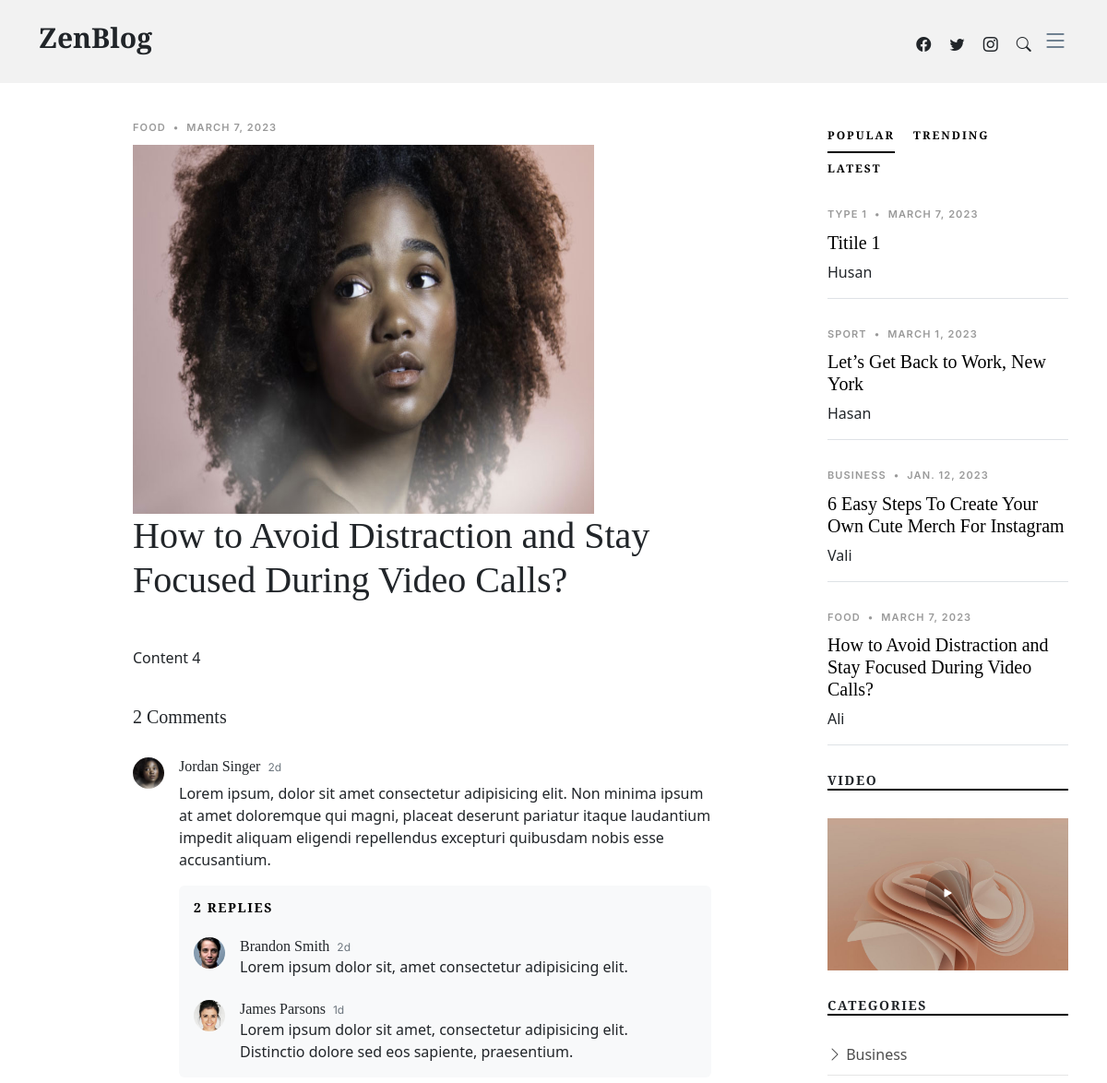
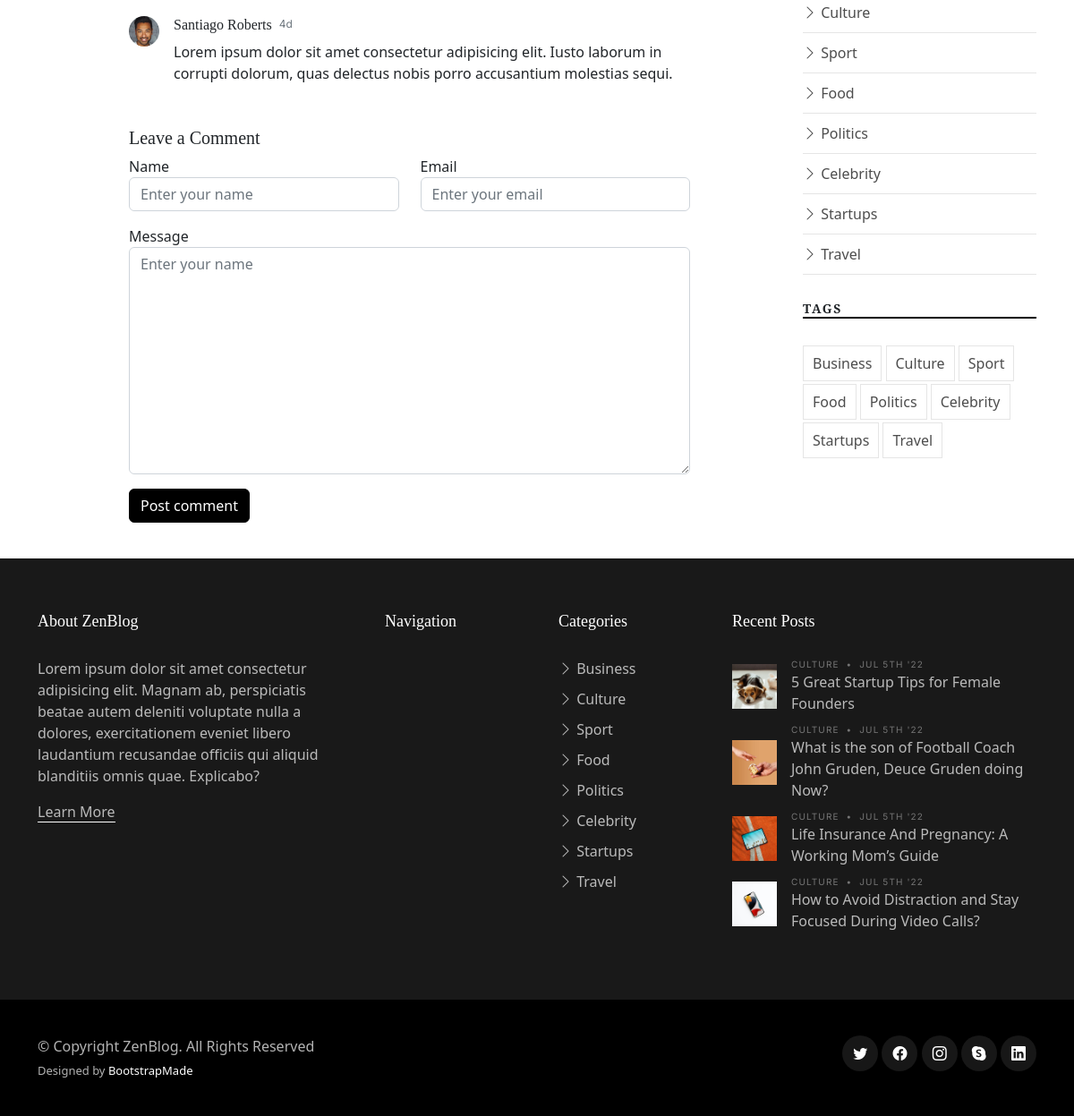
The app's page /single-post/4 with its own data (2 pictures, top to bottom).
### main/models.py (models this page shows, shortened)
class Blog(models.Model):
    title = models.CharField(max_length=100)
    type = models.CharField(max_length=100)
    date = models.DateField(default=datetime.date.today())
    img = models.ImageField()
    content = models.TextField()
    author = models.CharField(max_length=100, default='')

### main/views.py (the view)
# urls.py: path('single-post/<int:pk>', singlepost, name='singlepost')
def singlepost(request, pk):
    blogs = Blog.objects.all()
    oneblog = Blog.objects.get(pk=pk)
    context = {
        'oneblog': oneblog,
        'blogs': blogs
    }
    return render(request, 'main/single-post.html', context)

### main/templates/main/single-post.html (shortened to what this page needs)
{% extends 'main/base.html' %}
{% block content %}
<main id="main">
    <section class="single-post-content">
      <div class="container">
        <div class="row">
          <div class="col-md-9 post-content" data-aos="fade-up">
            <div class="single-post">
              <div class="post-meta"><span class="date">{{oneblog.type}}</span> <span class="mx-1">&bullet;</span> <span>{{oneblog.date}}</span></div>
              <img src="{{oneblog.img.url}}" width="500" height="400">
              <h1 class="mb-5">{{oneblog.title}}</h1>
              <p>{{oneblog.content}}</p>
            </div>
            <div class="comments">
              <h5 class="comment-title py-4">2 Comments</h5>
              <div class="comment d-flex mb-4">
                <div class="flex-shrink-0">
                  <div class="avatar avatar-sm rounded-circle">
                    <img class="avatar-img img-fluid" src="{{oneblog.img.url}}" alt="" >
                  </div>
                </div>
                <div class="flex-grow-1 ms-2 ms-sm-3">
                  <div class="comment-meta d-flex align-items-baseline">
                    <h6 class="me-2">Jordan Singer</h6>
                    <span class="text-muted">2d</span>
                  </div>
                  <div class="comment-body">
                    Lorem ipsum, dolor sit amet consectetur adipisicing elit. Non minima ipsum at amet doloremque qui magni, placeat deserunt pariatur itaque laudantium impedit aliquam eligendi repellendus excepturi quibusdam nobis esse accusantium.
                  </div>
                  <div class="comment-replies bg-light p-3 mt-3 rounded">
                    <h6 class="comment-replies-title mb-4 text-muted text-uppercase">2 replies</h6>
                    <div class="reply d-flex mb-4">
                      <div class="flex-shrink-0">
                        <div class="avatar avatar-sm rounded-circle">
                          <img class="avatar-img" src="assets/img/person-4.jpg" alt="" class="img-fluid">
                        </div>
                      </div>
                      <div class="flex-grow-1 ms-2 ms-sm-3">
                        <div class="reply-meta d-flex align-items-baseline">
                          <h6 class="mb-0 me-2">Brandon Smith</h6>
                          <span class="text-muted">2d</span>
                        </div>
                        <div class="reply-body">
                          Lorem ipsum dolor sit, amet consectetur adipisicing elit.
                        </div>
                      </div>
                    </div>
                    <div class="reply d-flex">
                      <div class="flex-shrink-0">
                        <div class="avatar avatar-sm rounded-circle">
                          <img class="avatar-img" src="assets/img/person-3.jpg" alt="" class="img-fluid">
                        </div>
                      </div>
                      <div class="flex-grow-1 ms-2 ms-sm-3">
                        <div class="reply-meta d-flex align-items-baseline">
                          <h6 class="mb-0 me-2">James Parsons</h6>
                          <span class="text-muted">1d</span>
                        </div>
                        <div class="reply-body">
                          Lorem ipsum dolor sit amet, consectetur adipisicing elit. Distinctio dolore sed eos sapiente, praesentium.
                        </div>
                      </div>
                    </div>
                  </div>
                </div>
              </div>
              <div class="comment d-flex">
                <div class="flex-shrink-0">
                  <div class="avatar avatar-sm rounded-circle">
                    <img class="avatar-img" src="assets/img/person-2.jpg" alt="" class="img-fluid">
                  </div>
                </div>
                <div class="flex-shrink-1 ms-2 ms-sm-3">
                  <div class="comment-meta d-flex">
                    <h6 class="me-2">Santiago Roberts</h6>
                    <span class="text-muted">4d</span>
                  </div>
                  <div class="comment-body">
                    Lorem ipsum dolor sit amet consectetur adipisicing elit. Iusto laborum in corrupti dolorum, quas delectus nobis porro accusantium molestias sequi.
                  </div>
                </div>
              </div>
            </div>
            <div class="row justify-content-center mt-5">
              <div class="col-lg-12">
                <h5 class="comment-title">Leave a Comment</h5>
                <div class="row">
                  <div class="col-lg-6 mb-3">
                    <label for="comment-name">Name</label>
                    <input type="text" class="form-control" id="comment-name" placeholder="Enter your name">
                  </div>
                  <div class="col-lg-6 mb-3">
                    <label for="comment-email">Email</label>
                    <input type="text" class="form-control" id="comment-email" placeholder="Enter your email">
                  </div>
                  <div class="col-12 mb-3">
                    <label for="comment-message">Message</label>
                    <textarea class="form-control" id="comment-message" placeholder="Enter your name" cols="30" rows="10"></textarea>
                  </div>
                  <div class="col-12">
                    <input type="submit" class="btn btn-primary" value="Post comment">
                  </div>
                </div>
              </div>
            </div>
          </div>
          <div class="col-md-3">
            <div class="aside-block">
              <ul class="nav nav-pills custom-tab-nav mb-4" id="pills-tab" role="tablist">
                <li class="nav-item" role="presentation">
                  <button class="nav-link active" id="pills-popular-tab" data-bs-toggle="pill" data-bs-target="#pills-popular" type="button" role="tab" aria-controls="pills-popular" aria-selected="true">Popular</button>
                </li>
                <li class="nav-item" role="presentation">
                  <button class="nav-link" id="pills-trending-tab" data-bs-toggle="pill" data-bs-target="#pills-trending" type="button" role="tab" aria-controls="pills-trending" aria-selected="false">Trending</button>
                </li>
                <li class="nav-item" role="presentation">
                  <button class="nav-link" id="pills-latest-tab" data-bs-toggle="pill" data-bs-target="#pills-latest" type="button" role="tab" aria-controls="pills-latest" aria-selected="false">Latest</button>
                </li>
              </ul>
              <div class="tab-content" id="pills-tabContent">
                <div class="tab-pane fade show active" id="pills-popular" role="tabpanel" aria-labelledby="pills-popular-tab">
                  {% for i in blogs %}
                  <div class="post-entry-1 border-bottom">
                    <div class="post-meta"><span class="date">{{i.type}}</span> <span class="mx-1">&bullet;</span> <span>{{i.date}}</span></div>
                    <h2 class="mb-2"><a href="{% url 'singlepost' i.id %}">{{i.title}}</a></h2>
                    <span class="author mb-3 d-block">{{i.author}}</span>
                  </div>
                  {% endfor %}
                </div>
              </div>
            </div>
            <div class="aside-block">
              <h3 class="aside-title">Video</h3>
              <div class="video-post">
                <a href="https://www.youtube.com/watch?v=AiFfDjmd0jU" class="glightbox link-video">
                  <span class="bi-play-fill"></span>
                  <img src="assets/img/post-landscape-5.jpg" alt="" class="img-fluid">
                </a>
              </div>
            </div>
            <div class="aside-block">
              <h3 class="aside-title">Categories</h3>
              <ul class="aside-links list-unstyled">
                <li><a href="category.html"><i class="bi bi-chevron-right"></i> Business</a></li>
                <li><a href="category.html"><i class="bi bi-chevron-right"></i> Culture</a></li>
                <li><a href="category.html"><i class="bi bi-chevron-right"></i> Sport</a></li>
                <li><a href="category.html"><i class="bi bi-chevron-right"></i> Food</a></li>
                <li><a href="category.html"><i class="bi bi-chevron-right"></i> Politics</a></li>
                <li><a href="category.html"><i class="bi bi-chevron-right"></i> Celebrity</a></li>
                <li><a href="category.html"><i class="bi bi-chevron-right"></i> Startups</a></li>
                <li><a href="category.html"><i class="bi bi-chevron-right"></i> Travel</a></li>
              </ul>
            </div>
            <div class="aside-block">
              <h3 class="aside-title">Tags</h3>
              <ul class="aside-tags list-unstyled">
                <li><a href="category.html">Business</a></li>
                <li><a href="category.html">Culture</a></li>
                <li><a href="category.html">Sport</a></li>
                <li><a href="category.html">Food</a></li>
                <li><a href="category.html">Politics</a></li>
                <li><a href="category.html">Celebrity</a></li>
                <li><a href="category.html">Startups</a></li>
                <li><a href="category.html">Travel</a></li>
              </ul>
            </div>
          </div>
        </div>
      </div>
    </section>
  </main>
{% endblock %}

### main/static/main/assets/css/variables.css (style rules this page uses)
:root { --font-default: 'EB Garamond', system-ui, -apple-system, "Segoe UI", Roboto, "Helvetica Neue", Arial, "Noto Sans", "Liberation Sans", sans-serif, "Apple Color Emoji", "Segoe UI Emoji", "Segoe UI Symbol", "Noto Color Emoji"; --font-primary: 'EB Garamond', serif; --font-secondary: 'Inter', sans-serif; --color-default: #212529; --color-default-rgb: 33, 37, 41; --color-links: #212529; --color-links-hover: #15171a; --color-primary: #212529; --color-primary-light: #26282c; --color-primary-dark: #0b0c0e; --color-primary-rgb: 33, 37, 41; --color-primary-light-rgb: 38, 40, 44; --color-primary-dark-rgb: 11, 12, 14; --color-secondary: #596d80; --color-secondary-light: #8498aa; --color-secondary-dark: #404f5c; --color-secondary-rgb: 89, 109, 128; --color-secondary-light-rgb: 132, 152, 170; --color-secondary-dark-rgb: 64, 79, 92; --color-blue: #0d6efd; --color-blue-rgb: 13, 110, 253; --color-indigo: #6610f2; --color-indigo-rgb: 102, 16, 242; --color-purple: #6f42c1; --color-purple-rgb: 111, 66, 193; --color-pink: #f3268c; --color-pink-rgb: 243, 38, 140; --color-red: #df1529; --color-red-rgb: 223, 21, 4; --color-orange: #fd7e14; --color-orange-rgb: 253, 126, 20; --color-yellow: #ffc107; --color-yellow-rgb: 255, 193, 7; --color-green: #059652; --color-green-rgb: 5, 150, 82; --color-teal: #20c997; --color-teal-rgb: 32, 201, 151; --color-cyan: #0dcaf0; --color-cyan-rgb: 13, 202, 240; --color-white: #ffffff; --color-white-rgb: 255, 255, 255; --color-gray: #6c757d; --color-gray-rgb: 108, 117, 125; --color-black: #000000; --color-black-rgb: 0, 0, 0; }
:root { --bs-blue: var(--color-blue); --bs-indigo: var(--color-indigo); --bs-purple: var(--color-purple); --bs-pink: var(--color-pink); --bs-red: var(--color-red); --bs-orange: var(--color-orange); --bs-yellow: var(--color-yellow); --bs-green: var(--color-green); --bs-teal: var(--color-teal); --bs-cyan: var(--color-cyan); --bs-white: var(--color-white); --bs-gray: var(--color-gray); --bs-gray-dark: #343a40; --bs-gray-100: #f8f9fa; --bs-gray-200: #e9ecef; --bs-gray-300: #dee2e6; --bs-gray-400: #ced4da; --bs-gray-500: #adb5bd; --bs-gray-600: #6c757d; --bs-gray-700: #495057; --bs-gray-800: #343a40; --bs-gray-900: #212529; --bs-primary: var(--color-blue); --bs-secondary: var(--color-blue); --bs-success: #198754; --bs-info: #0dcaf0; --bs-warning: #ffc107; --bs-danger: #dc3545; --bs-light: #f8f9fa; --bs-dark: #212529; --bs-primary-rgb: var(--color-primary-rgb); --bs-secondary-rgb: var(--color-secondary-rgb); --bs-success-rgb: 25, 135, 84; --bs-info-rgb: 13, 202, 240; --bs-warning-rgb: 255, 193, 7; --bs-danger-rgb: 220, 53, 69; --bs-light-rgb: 248, 249, 250; --bs-dark-rgb: 33, 37, 41; --bs-white-rgb: var(--color-white-rgb); --bs-black-rgb: var(--color-black-rgb); --bs-body-color-rgb: var(--color-default-rgb); --bs-body-bg-rgb: 255, 255, 255; --bs-font-sans-serif: var(--font-default); --bs-font-monospace: SFMono-Regular, Menlo, Monaco, Consolas, "Liberation Mono", "Courier New", monospace; --bs-gradient: linear-gradient(180deg, rgba(255, 255, 255, 0.15), rgba(255, 255, 255, 0)); --bs-body-font-family: var(--font-default); --bs-body-font-size: 1rem; --bs-body-font-weight: 400; --bs-body-line-height: 1.5; --bs-body-color: var(--color-default); --bs-body-bg: #fff; }

### records on screen
Blog: type "FOOD", date "MARCH 7, 2023", img (picture), title "How to Avoid Distraction and Stay Focused During Video Calls?", content "Content 4", author "Ali"
Blog: type "TYPE 1", date "MARCH 7, 2023", title "Titile 1", author "Husan"
Blog: type "SPORT", date "MARCH 1, 2023", title "Let’s Get Back to Work, New York", author "Hasan"
Blog: type "BUSINESS", date "JAN. 12, 2023", title "6 Easy Steps To Create Your Own Cute Merch For Instagram", author "Vali"
